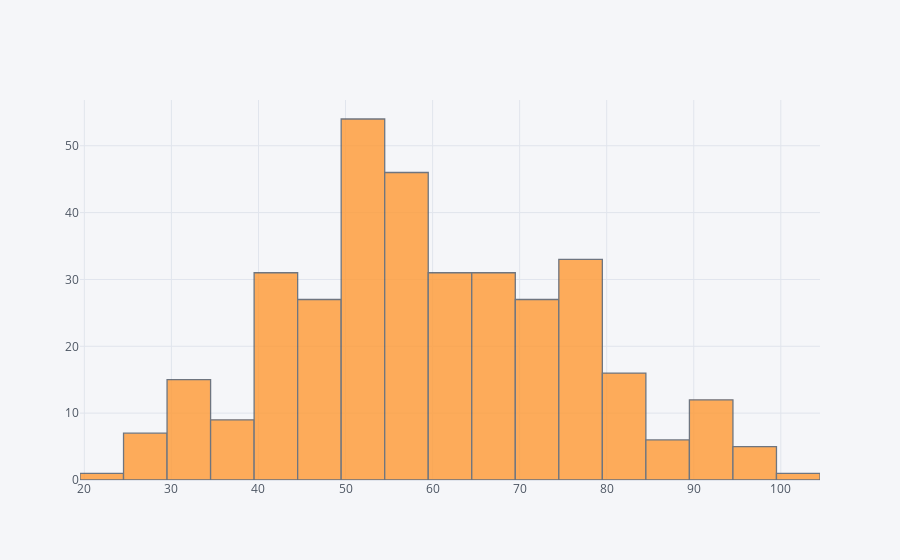

Notebook cell for this chart:
### Code cell
# посмотрим на получившееся распределение score:

data.score.iplot(kind = 'histogram')

### Figure 1 — Plotly figure (JSON) as saved in the notebook; plotly's stock layout.template omitted (floating-point values rounded to 4 significant figures; data arrays with more than 128 entries replaced by an {"elided": "..."} marker saying what was removed)
{"data": [{"histfunc": "count", "histnorm": "", "marker": {"color": "rgba(255, 153, 51, 1.0)", "line": {"color": "#4D5663", "width": 1.3}}, "name": "score", "opacity": 0.8, "orientation": "v", "type": "histogram", "x": {"elided": "352 int values"}}], "layout": {"barmode": "overlay", "legend": {"bgcolor": "#F5F6F9", "font": {"color": "#4D5663"}}, "paper_bgcolor": "#F5F6F9", "plot_bgcolor": "#F5F6F9", "title": {"font": {"color": "#4D5663"}}, "xaxis": {"gridcolor": "#E1E5ED", "showgrid": true, "tickfont": {"color": "#4D5663"}, "title": {"font": {"color": "#4D5663"}, "text": ""}, "zerolinecolor": "#E1E5ED"}, "yaxis": {"gridcolor": "#E1E5ED", "showgrid": true, "tickfont": {"color": "#4D5663"}, "title": {"font": {"color": "#4D5663"}, "text": ""}, "zerolinecolor": "#E1E5ED"}}}
